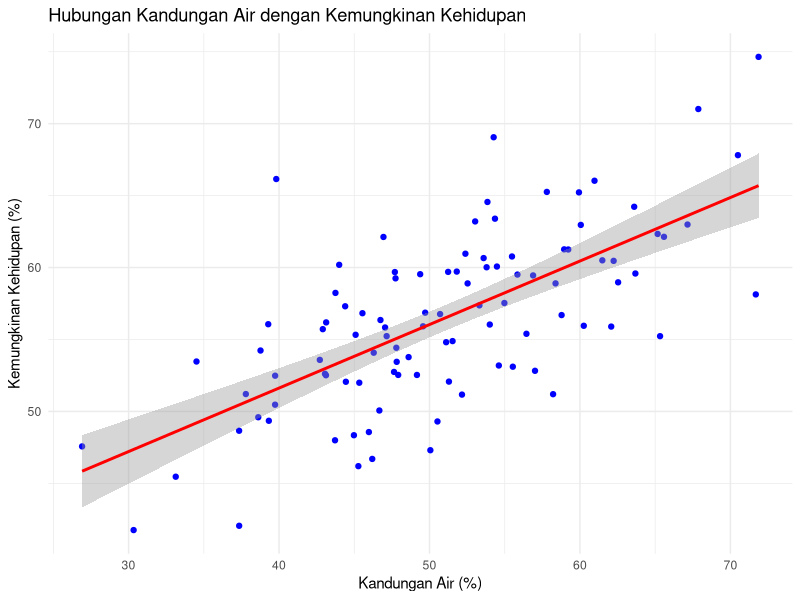
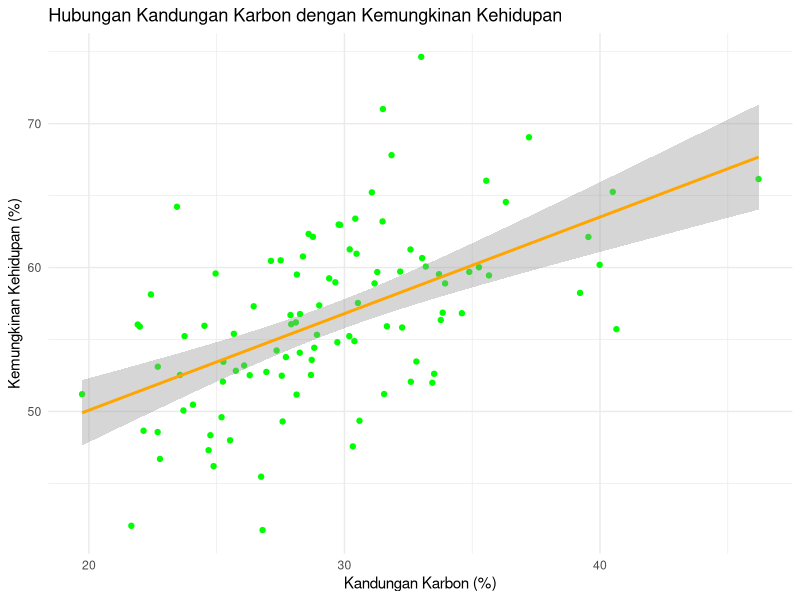

R code for these plots, in order:
# 1. Data: Simulasi data penelitian di Mars
set.seed(123)  # Untuk hasil yang konsisten 
n <- 100  # Jumlah sampel
kandungan_air <- rnorm(n, mean = 50, sd = 10)  # Persentase kandungan air (%)
kandungan_karbon <- rnorm(n, mean = 30, sd = 5)  # Kandungan karbon (%)
kemungkinan_kehidupan <- 10 + 0.5 * kandungan_air + 0.7 * kandungan_karbon + rnorm(n, mean = 0, sd = 3)

# Membuat dataset
data_mars <- data.frame(kandungan_air, kandungan_karbon, kemungkinan_kehidupan)

# 2. Uji Asumsi
# 2.1. Multikolinearitas
library(car)
model <- lm(kemungkinan_kehidupan ~ kandungan_air + kandungan_karbon, data = data_mars)
vif(model)  # Variance Inflation Factor (VIF)

# 2.2. Normalitas residual
shapiro.test(residuals(model))  # Uji normalitas residual

# 2.3. Homoskedastisitas
library(lmtest)
bptest(model)  # Breusch-Pagan Test untuk homoskedastisitas

# 3. Analisis Regresi Linear Berganda
summary(model)

# 4. Visualisasi
library(ggplot2)

# Scatterplot untuk hubungan kandungan air dan kemungkinan kehidupan
ggplot(data_mars, aes(x = kandungan_air, y = kemungkinan_kehidupan)) +
  geom_point(color = "blue") +
  geom_smooth(method = "lm", color = "red") +
  labs(title = "Hubungan Kandungan Air dengan Kemungkinan Kehidupan",
       x = "Kandungan Air (%)", y = "Kemungkinan Kehidupan (%)") +
  theme_minimal()

# Scatterplot untuk hubungan kandungan karbon dan kemungkinan kehidupan
ggplot(data_mars, aes(x = kandungan_karbon, y = kemungkinan_kehidupan)) +
  geom_point(color = "green") +
  geom_smooth(method = "lm", color = "orange") +
  labs(title = "Hubungan Kandungan Karbon dengan Kemungkinan Kehidupan",
       x = "Kandungan Karbon (%)", y = "Kemungkinan Kehidupan (%)") +
  theme_minimal()

# 5. Interpretasi
# Berdasarkan hasil analisis, interpretasi dilakukan pada koefisien regresi, p-value, dan adjusted R-squared.

